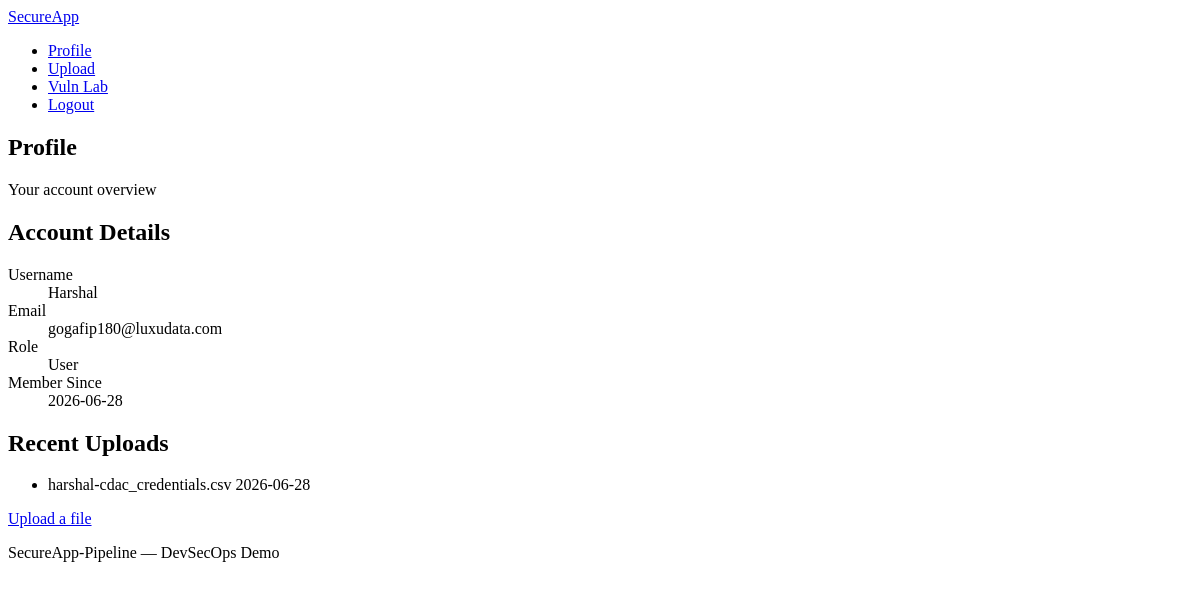
Screenshot of /profile (signed in) with the database file from the repository.
### tables this page shows
CREATE TABLE users (
            id INTEGER PRIMARY KEY AUTOINCREMENT,
            username TEXT UNIQUE NOT NULL,
            email TEXT UNIQUE NOT NULL,
            password_hash TEXT NOT NULL,
            is_admin INTEGER NOT NULL DEFAULT 0,
            created_at TEXT NOT NULL
        );

CREATE TABLE uploads (
            id INTEGER PRIMARY KEY AUTOINCREMENT,
            user_id INTEGER NOT NULL,
            filename TEXT NOT NULL,
            stored_name TEXT NOT NULL,
            uploaded_at TEXT NOT NULL,
            FOREIGN KEY (user_id) REFERENCES users (id)
        );

### app.py (the view)
@app.route("/profile")
@login_required
def profile():
    uploads = get_db().execute(
        """
        SELECT filename, uploaded_at
        FROM uploads
        WHERE user_id = ?
        ORDER BY uploaded_at DESC
        LIMIT 10
        """,
        (g.user["id"],),
    ).fetchall()
    return render_template("profile.html", user=g.user, uploads=uploads)

### app.py (called while the page is built)
def get_db():
    if "db" not in g:
        g.db = sqlite3.connect(DATABASE)
        g.db.row_factory = sqlite3.Row
    return g.db

def login_required(view):
    @wraps(view)
    def wrapped_view(**kwargs):
        if "user_id" not in session:
            flash("Please log in to continue.", "warning")
            return redirect(url_for("login"))
        return view(**kwargs)
    return wrapped_view

def current_user():
    if "user_id" not in session:
        return None
    return get_db().execute(
        "SELECT id, username, email, is_admin, created_at FROM users WHERE id = ?",
        (session["user_id"],),
    ).fetchone()

@app.before_request
def start_timer():
    request.start_time = time.time()

@app.after_request
def after_request(response):
    REQUEST_COUNT.labels(
        request.method,
        request.path
    ).inc()
    if hasattr(request, "start_time"):
        REQUEST_LATENCY.observe(
            time.time() - request.start_time
        )
    return response

@app.before_request
def load_logged_in_user():
    g.user = current_user()

### templates/profile.html (shortened to what this page needs)
{% extends "base.html" %}
{% block content %}
<section class="page-header">
    <h1>Profile</h1>
    <p class="subtitle">Your account overview</p>
</section>
<div class="card-grid">
    <article class="card">
        <h2>Account Details</h2>
        <dl class="detail-list">
            <dt>Username</dt>
            <dd>{{ user.username }}</dd>
            <dt>Email</dt>
            <dd>{{ user.email }}</dd>
            <dt>Role</dt>
            <dd>{{ "Administrator" if user.is_admin else "User" }}</dd>
            <dt>Member Since</dt>
            <dd>{{ user.created_at[:10] }}</dd>
        </dl>
    </article>
    <article class="card">
        <h2>Recent Uploads</h2>
        {% if uploads %}
            <ul class="item-list">
                {% for upload in uploads %}
                    <li>
                        <span>{{ upload.filename }}</span>
                        <time>{{ upload.uploaded_at[:10] }}</time>
                    </li>
                {% endfor %}
            </ul>
        {% else %}
            <p class="empty-state">No uploads yet.</p>
        {% endif %}
        <a href="{{ url_for('upload') }}" class="btn btn-secondary">Upload a file</a>
    </article>
</div>
{% endblock %}

### rows the page displays
users: username "Harshal", email "gogafip180@luxudata.com", is_admin "User", created_at "2026-06-28"
uploads: filename "harshal-cdac_credentials.csv", uploaded_at "2026-06-28"
